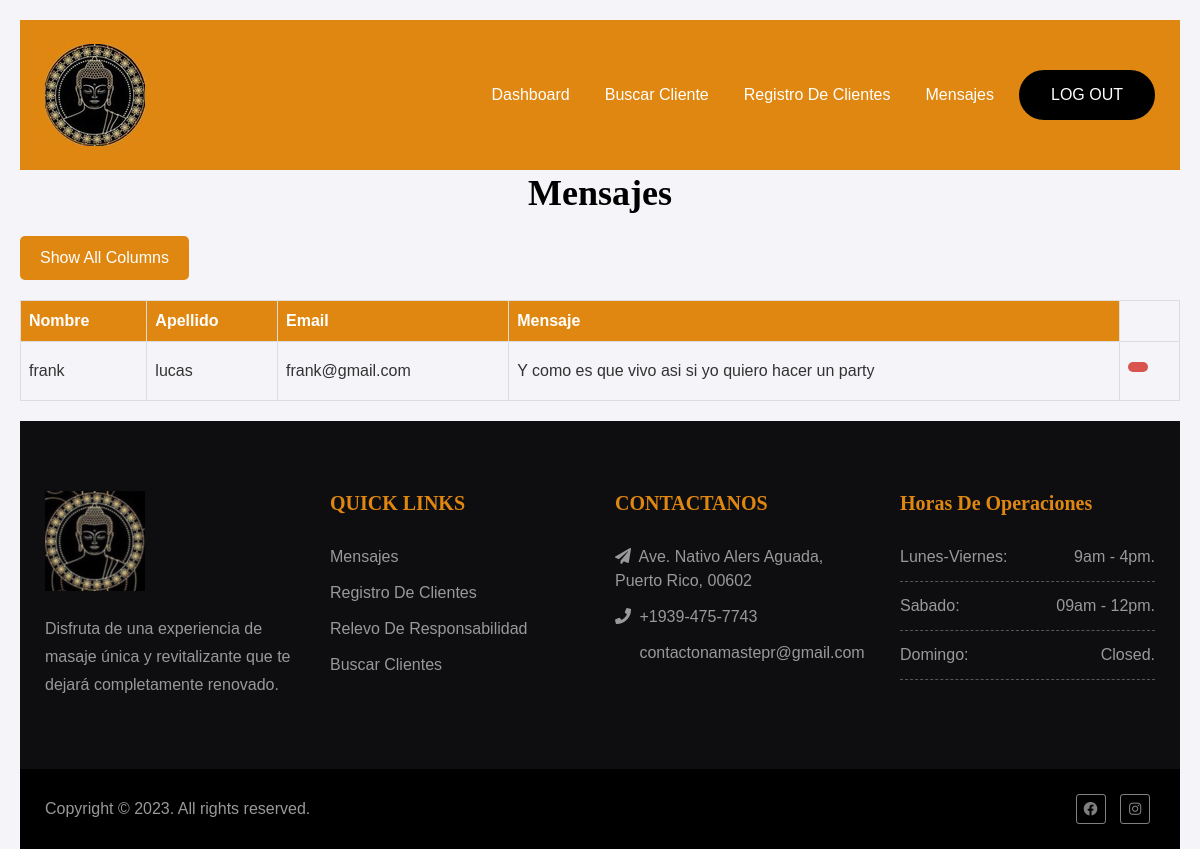
The app's page /mensajes/ (signed in), older data.
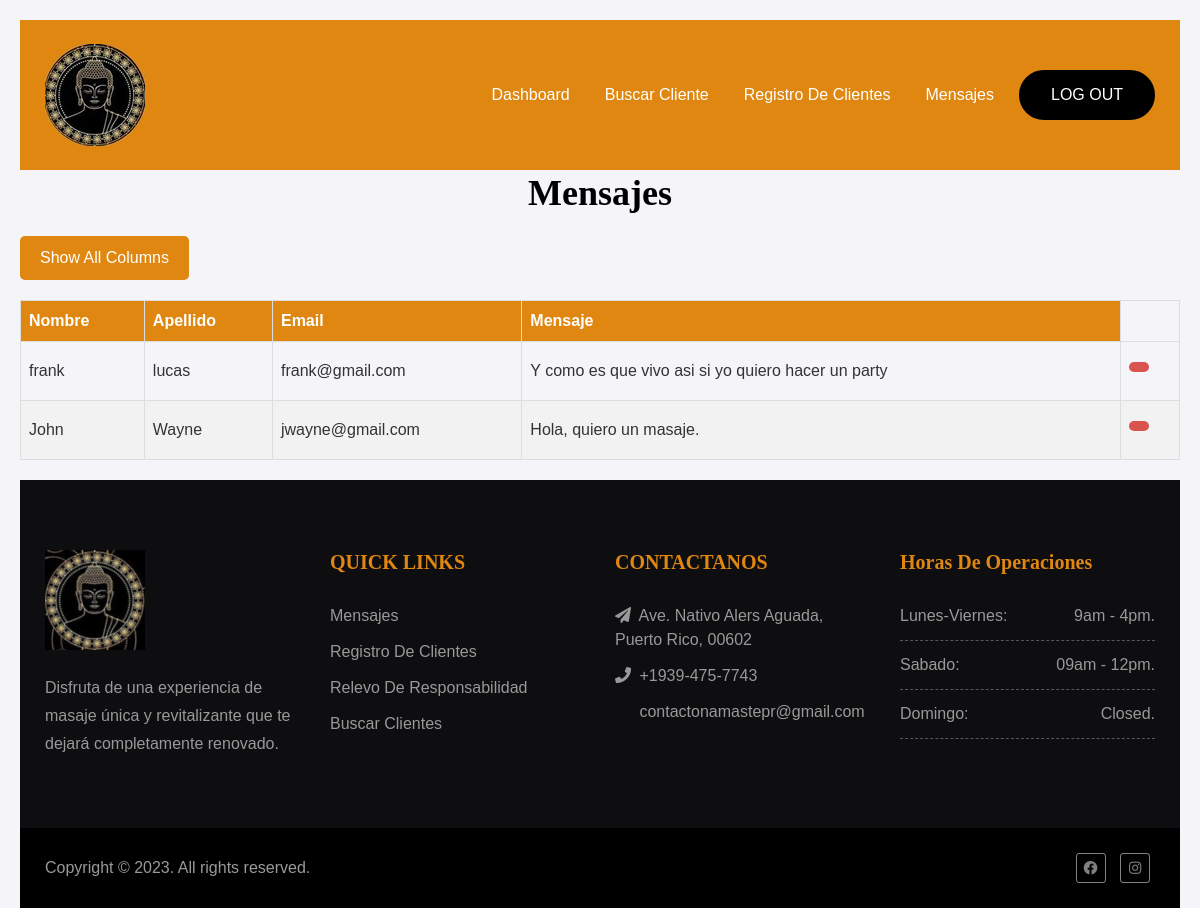
The same page, newer data.
### namaste_app/models.py (models this page shows)
class MessageRequest(models.Model):
    first_name = models.CharField(max_length=80, null=False, blank=False)
    last_name = models.CharField(max_length=80, null=False, blank=False, default='')
    email_address = models.CharField(max_length=50, blank=False, default='')
    question = models.TextField(max_length=200, null=False, blank=False)

### namaste_app/views.py (the view)
# urls.py: path("mensajes/", views.mensajes, name="mensajes"),
@login_required
def mensajes(request):
    context = {}
    message = MessageRequest.objects.order_by('id')
    context['message'] = message
    return render(request, "mensajes.html", context)

### namaste_app/templates/mensajes.html (shortened to what this page needs)
{% extends "admin_base.html" %}{% block title %}Mensajes{% endblock %}
{% load widget_tweaks %}
{% block content %}
<h1>Mensajes</h1>
<button id="toggle-button" class="toggle-button">Show All Columns</button>
<table id="data-table">
    <thead>
        <tr>
            <th class="nombre">Nombre</th>
            <th class="apellido">Apellido</th>
            <th class="email">Email</th>
            <th class="mensaje">Mensaje</th>
        </tr>
    </thead>
    <tbody>
        {% for msg in message %}
        <tr>
            <td class="nombre">{{ msg.first_name }}</td>
            <td class="apellido">{{ msg.last_name }}</td>
            <td class="email">{{ msg.email_address }}</td>
            <td class="mensaje">{{ msg.question }}</td>
            <td>
                <form method="post" action="{% url 'borrar_mensajes' msg.id %}">
                    <button type="submit" class="delete-btn" name="delete-button">
                    </button>
                </form>
            </td>
        </tr>
        {% endfor %}
    </tbody>
</table>
{% endblock %}

Row changes from the older to the newer data that the page shows:
added MessageRequest: first_name "John", last_name "Wayne", email_address "jwayne@gmail.com", question "Hola, quiero un masaje."
